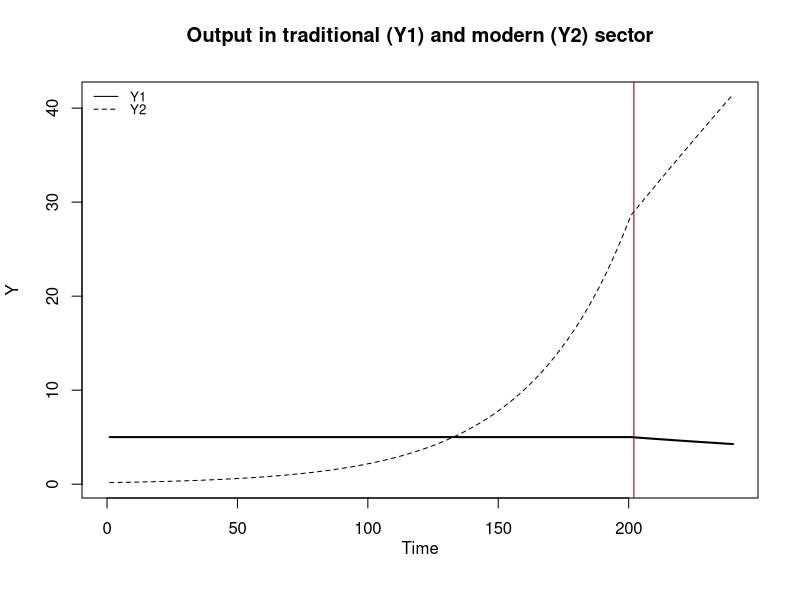
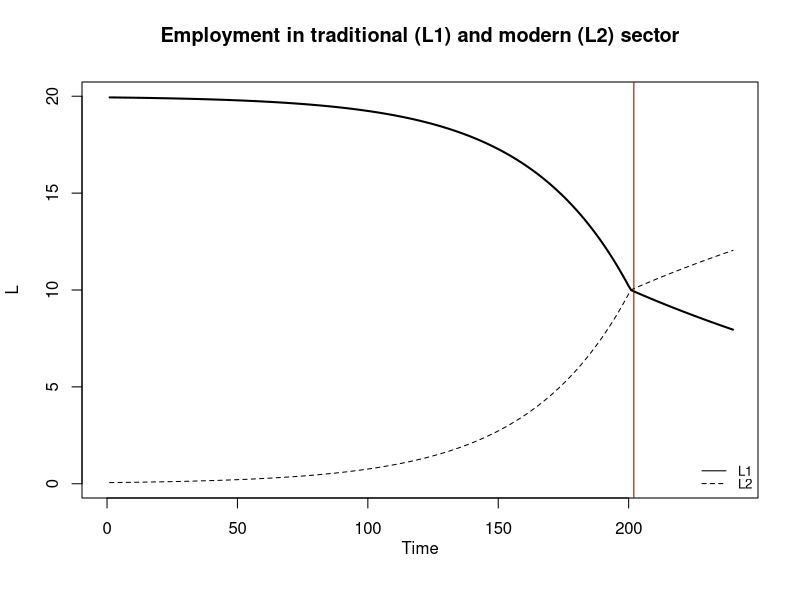
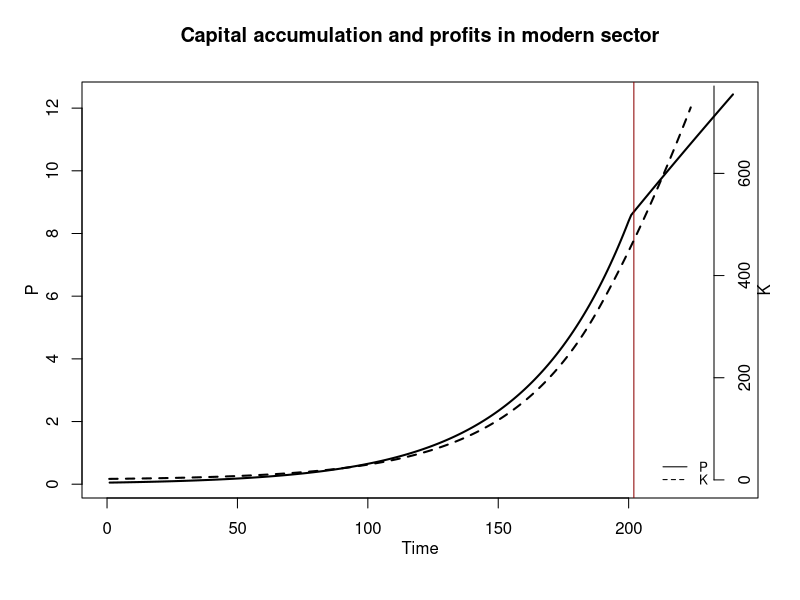
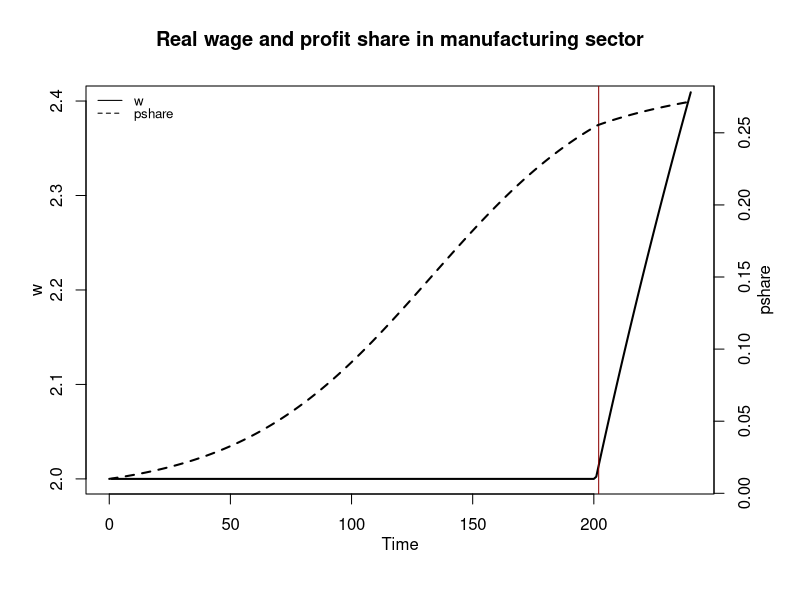
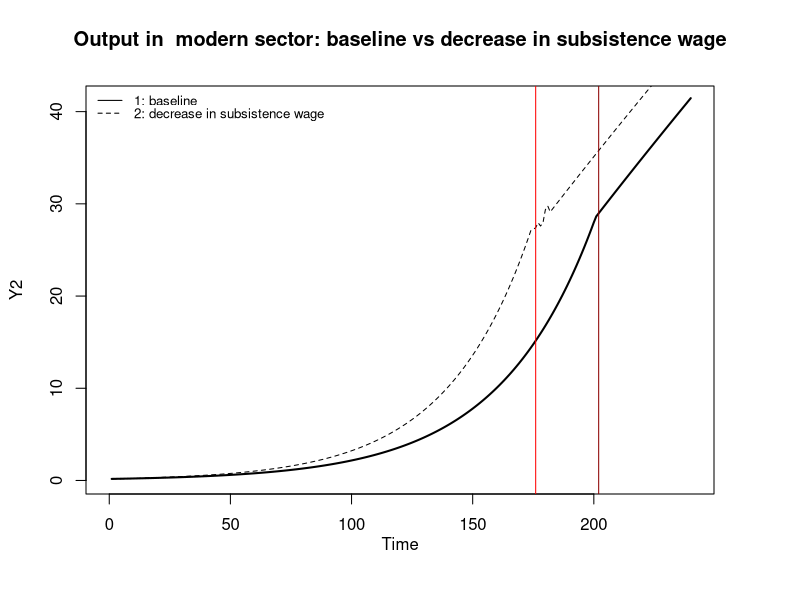
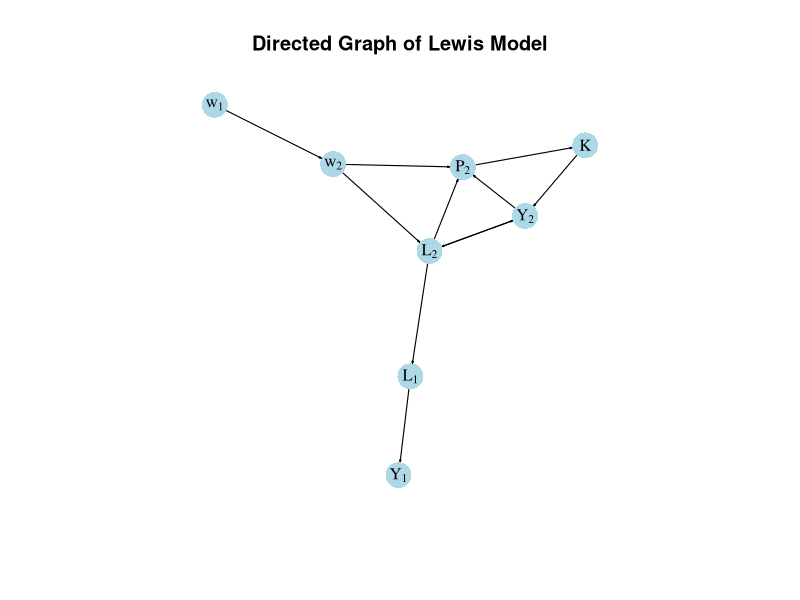

Recreate these plots in R, in order.
## ---- chunk 1
# Clear the environment
rm(list=ls(all=TRUE))

# Set number of periods
T=250

# Set number of scenarios (including baseline)
S=2

# Set period in which shock/shift will occur
s=15

# Create (S x T)-matrices that will contain the simulated data
Y1=matrix(data=1,nrow=S,ncol=T) # Output in sector 1 (traditional)
Y2=matrix(data=1,nrow=S,ncol=T) # Output in sector 2 (modern)
L1=matrix(data=1,nrow=S,ncol=T) # employment in sector 1
L2=matrix(data=1,nrow=S,ncol=T) # employment in sector 2
w2=matrix(data=1,nrow=S,ncol=T) # real wage sector 2
K=matrix(data=1,nrow=S,ncol=T) # capital stock (only in sector 2)
P2=matrix(data=1,nrow=S,ncol=T) #  profits in sector 2

# Set fixed parameter values
alpha=0.7 # labour elasticity of output, sector 1
rho=1     # wage premium
L=20      # total labour supply (exogenous)
gamma=0.2 # labour supply coefficient, sector 2
lambda=10 # employment at which MPL in sector 1 becomes zero
beta=0.7  # labour elasticity of output, sector 2

# Set baseline parameter values
w1=matrix(data=1,nrow=S,ncol=T) # subsistence real wage sector 1

# Set parameter values for different scenarios
w1[2,s:T]=0.9         # scenario 2: fall in subsistence wage

# Initialise such that there is surplus labour (L1 > lambda)
L1[,1]= 0.9*L
L2[,1]= L - L1[,1]

# Simulate the model by looping over T time periods for S different scenarios
for (i in 1:S){
  
  for (t in 2:T){
    
   for (iterations in 1:1000){ # note: order matters due to if-else condition
      
      ## Model equations
      # Output sector1 and wages sector 2
      if(L1[i,t]<lambda){
      Y1[i,t] = (L1[i,t]^alpha)
      w2[i,t]= gamma*L2[i,t]
      }
      else{
      Y1[i,t] = lambda^alpha
      w2[i,t]= w1[i,t] + rho
      }

      # Output sector 2
      Y2[i,t]=(L2[i,t]^beta)*(K[i,t]^(1-beta))
      
      # Profits sector 2
      P2[i,t]=Y2[i,t] - w2[i,t]*L2[i,t]
      
      # Capital accumulation sector 2
      K[i,t]= K[i,t-1] + P2[i,t-1]

      # Employment sector 2 
      L2[i,t] =(beta*Y2[i,t])/w2[i,t]  
      
      # Employment sector 1
      L1[i,t] = L - L2[i,t]
     
    } # close iterations loop
  } # close time loop
} # close scenarios loop

#Calculate profit share of sector 2
PS=P2[,]/(Y1[,]+Y2[,])

#Find period in which Lewis turning point occurs
tp=c(min(which(L1[1,] < lambda)), min(which(L1[2,] < lambda)))
## ---- chunk 2
#| label: fig-output
#| fig-cap: Output in traditional (Y1) and modern (Y2) sector

# Set start and end periods for plots
Tmax=240
Tmin=2

#Output in the two sectors, baseline
plot(Y1[1, Tmin:(Tmax+1)],type="l", col=1, lwd=2, lty=1, xlim=range(0:(Tmax)), xlab="", ylab="Y", ylim=range(Y1[1, Tmin:Tmax],Y2[1, Tmin:(Tmax)])) 
title(main="Output in traditional (Y1) and modern (Y2) sector", xlab = 'Time',cex=0.8 ,line=2)
lines(Y2[1, Tmin:(Tmax+1)],lty=2)
abline(v = tp[1], col = "darkred")
legend("topleft", legend=c("Y1", "Y2"),
       lty=1:2, cex=0.8, bty = "n", y.intersp=0.8)

## ---- chunk 3
#| label: fig-employment
#| fig-cap: Employment in traditional (L1) and modern (L2) sector

#Employment in the two sectors, baseline
plot(L1[1, Tmin:(Tmax+1)],type="l", col=1, lwd=2, lty=1, xlim=range(0:(Tmax)), xlab="", ylab="L", ylim=range(L1[1, Tmin:Tmax],L2[1, Tmin:(Tmax)])) 
title(main="Employment in traditional (L1) and modern (L2) sector", xlab = 'Time',cex=0.8 ,line=2)
lines(L2[1, Tmin:(Tmax+1)],lty=2)
abline(v = tp[1], col = "darkred")
legend("bottomright", legend=c("L1", "L2"),
       lty=1:2, cex=0.8, bty = "n", y.intersp=0.8)

## ---- chunk 4
#| label: fig-capacc
#| fig-cap: Capital accumulation and profits in modern sector

#Profits and capital accumulation in manufacturing, baseline
plot(P2[1, Tmin:(Tmax+1)],type="l", col=1, lwd=2, lty=1, xlim=range(0:(Tmax)), xlab="", ylab="", ylim=range(P2[1, Tmin:Tmax])) 
title(main="Capital accumulation and profits in modern sector",ylab = 'P', xlab = 'Time', cex=0.8, line=2)
abline(v = tp[1], col = "darkred")
par(mar = c(5, 4, 4, 4) + 0.3)
par(new = TRUE)
plot(K[1, Tmin:Tmax],type="l", col=1, lwd=2, lty=2, font.main=1,cex.main=1,ylab = '', axes=FALSE,
     xlab = '',ylim = range(K[1, 2:(Tmax+1)]),cex.axis=1,cex.lab=0.75)
axis(side = 4, at = pretty(range(K[1, 2:(Tmax+1)])))  
mtext("K", side = 4, line = 2)
legend("bottomright", legend=c("P", "K"),
       lty=1:2, cex=0.8, bty = "n", y.intersp=0.8)

## ---- chunk 5
#| label: fig-wage
#| fig-cap: Real wage and profit share in manufacturing sector

# Real wage and profit share in manufacturing
plot(w2[1, Tmin:(Tmax+1)],type="l", col=1, lwd=2, lty=1, xlim=range(0:(Tmax)), xlab="", ylab="", ylim=range(w2[1, Tmin:Tmax])) 
title(main="Real wage and profit share in manufacturing sector",ylab = 'w', xlab = 'Time', cex=0.8, line=2)
abline(v = tp[1], col = "darkred")
par(mar = c(5, 4, 4, 4) + 0.3)
par(new = TRUE)
plot(PS[1, Tmin:Tmax],type="l", col=1, lwd=2, lty=2, font.main=1,cex.main=1,ylab = '', axes=FALSE,
     xlab = '',ylim = range(PS[1, 2:(Tmax+1)]),cex.axis=1,cex.lab=0.75)
axis(side = 4, at = pretty(range(PS[1, 2:(Tmax+1)])))  
mtext("pshare", side = 4, line = 2)
legend("topleft", legend=c("w", "pshare"),
       lty=1:2, cex=0.8, bty = "n", y.intersp=0.8)

## ---- chunk 6
#| label: fig-scen2
#| fig-cap: Output in  modern sector (baseline vs decrease in subsistence wage)

plot(Y2[1, Tmin:(Tmax+1)],type="l", col=1, lwd=2, lty=1, xlim=range(0:(Tmax)), xlab="", ylab="Y2", ylim=range(Y2[1, Tmin:Tmax],Y2[1, Tmin:(Tmax)])) 
title(main="Output in  modern sector: baseline vs decrease in subsistence wage", xlab = 'Time',cex=0.8 ,line=2)
lines(Y2[2, Tmin:(Tmax+1)],lty=2)
abline(v = tp[1], col = "darkred")
abline(v = tp[2], col = "red")
legend("topleft", legend=c("1: baseline", "2: decrease in subsistence wage"),
       lty=1:2, cex=0.8, bty = "n", y.intersp=0.8)
## ---- chunk 7
## Create directed graph
# Construct auxiliary Jacobian matrix for 8 variables: 

#              Y1,Y2,L1,L2,w1,w2,P2,K
M_mat=matrix(c(0, 0, 1, 0, 0, 0, 0, 0,
               0, 0, 0, 1, 0, 0, 0, 1,
               0, 0, 0, 1, 0, 0, 0, 0,
               0, 1, 0, 0, 0, 1, 0, 0,
               0, 0, 0, 0, 0, 0, 0, 0,
               0, 0, 0, 0, 1, 0, 0, 0,
               0, 1, 0, 1, 0, 1, 0, 0,
               0, 0, 0, 0, 0, 0, 1, 0), 8, 8, byrow=TRUE)

# Create adjacency matrix from transpose of auxiliary Jacobian 
A_mat=t(M_mat)

# Create directed graph from adjacency matrix
library(igraph)
dg= graph_from_adjacency_matrix(A_mat, mode="directed", weighted= NULL)

# Define node labels
V(dg)$name=c(expression(Y[1]), expression(Y[2]), expression(L[1]), expression(L[2]), 
             expression(w[1]), expression(w[2]), expression(P[2]), "K")

# Plot directed graph
plot(dg, main="Directed Graph of Lewis Model", vertex.size=14, vertex.color="lightblue", 
     vertex.label.color="black", edge.arrow.size=0.12, edge.width=1.1, edge.size=1.2,
     edge.arrow.width=0.9, edge.color="black", vertex.label.cex=1, 
     vertex.frame.color="NA", margin=-0.05)
## ---- chunk 8
# Calculate growth rate of capital stock analytically (for baseline)
1+(1-beta)*((w1[1,s]+rho)/beta)^(-beta/(1-beta)) - 1

# Compare with numerical solution (for baseline)
K[1,s+1]/K[1,s] - 1
